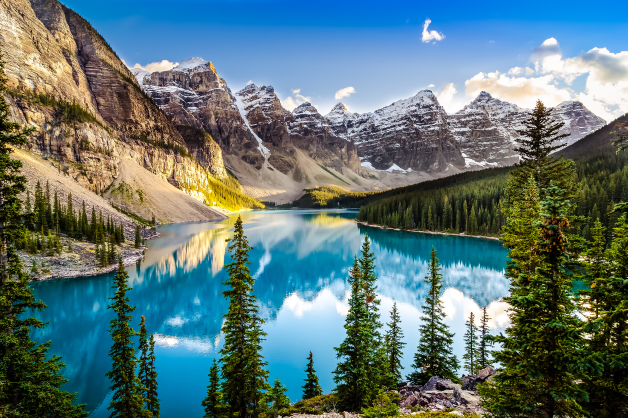
#> input picture Images/canada.jpg, 1255 x 835 px (shown at 1/2 size)
$ python add2pictures2one_test.py
#> lines starting #> are read from the running program, lines starting #| are printed output that depends on the picture
### add2pictures2one.py
import cv2
import numpy as np


# [6 lines left out: function __cutPicturesToSimilarSize, not called in this run]


def __getScaledHeightAndWidth(pic, factor):
    h, w = pic.shape[:2]
    h *= factor
    h = int(h)
    w *= factor
    w = int(w)
    return h, w


# [35 lines left out: function __makeSameSizeByScaling, not called in this run]


def __scaleFigures(pic1, pic2, factor=1):

    h, w = __getScaledHeightAndWidth(pic1, factor)
    pic1out = cv2.resize(
        pic1, (w, h), interpolation=cv2.INTER_CUBIC)

    h, w = __getScaledHeightAndWidth(pic2, factor)
    pic2out = cv2.resize(
        pic2, (w, h), interpolation=cv2.INTER_CUBIC)

    return pic1out, pic2out


def __shiftAndAdd(pic1, pic2):
    rows1, cols1, _ = pic1.shape
    rows2, cols2, _ = pic2.shape
    M = np.float32([[1, 0, cols1], [0, 1, 0]])
    pic_shifted = cv2.warpAffine(pic2, M, (cols1+cols2, max(rows1, rows2)))

    # add picture to larger picture
    pic_shifted[0:rows1, 0:cols1] = pic1
    return pic_shifted


def shiftAndAdd(pic1, pic2, factor=1, rescale=False):
    # https://docs.opencv.org/4.x/d0/d86/tutorial_py_image_arithmetics.html
    if rescale:
        return __shiftAndAdd(*__scaleFigures(
            *__makeSameSizeByScaling(pic1, pic2), factor))
    else:
        return __shiftAndAdd(*__scaleFigures(pic1, pic2, factor))

### add2pictures2one_test.py
import cv2
import numpy as np
from matplotlib import pyplot as plt
import add2pictures2one as ad

pic1 = cv2.imread("./Images/canada.jpg",
                  cv2.IMREAD_UNCHANGED)  # color
#> pic1 is the input picture: shape (835, 1255, 3); mean B, G, R 117.8, 117.8, 93.7
# pic1 = pic1[:, :, ::-1] ## only need when pyplot is used

pic2 = cv2.imread("./Images/colorful_umbrella.jpg",
                  cv2.IMREAD_UNCHANGED)  # color
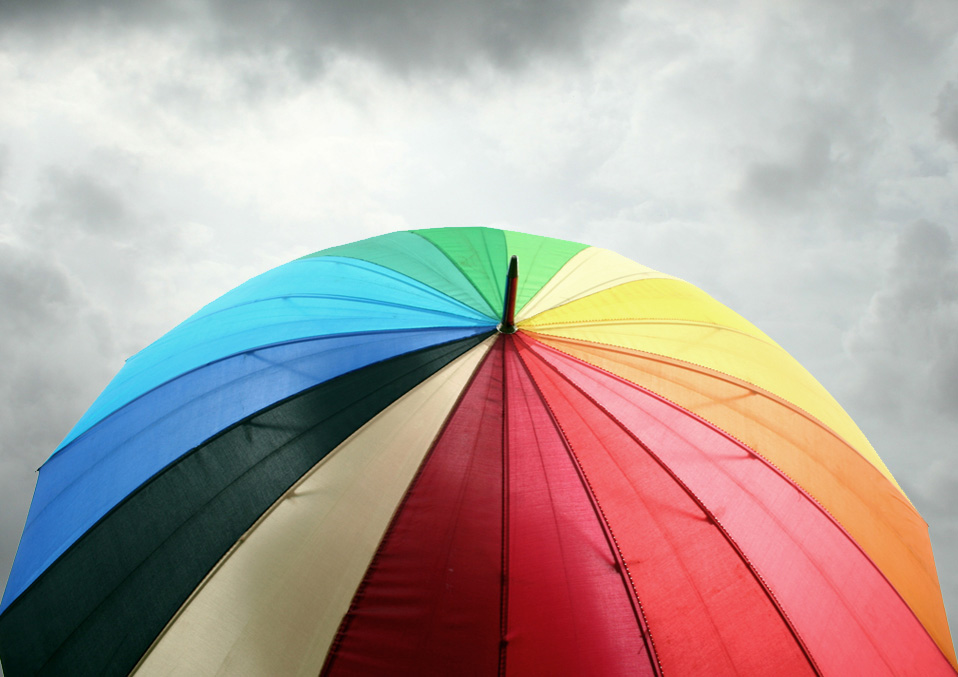
#> input picture Images/colorful_umbrella.jpg, 958 x 677 px
#> pic2 is the input picture: shape (677, 958, 3); mean B, G, R 157.1, 161.5, 176.4

cv2.imshow('pic1, pic2 and combined', ad.shiftAndAdd(pic1, pic2, 1))
#> in __scaleFigures, `h, w = __getScaledHeightAndWidth(pic1, factor)`: h = 835; w = 1255
#> in __scaleFigures, `h, w = __getScaledHeightAndWidth(pic2, factor)`: h = 677; w = 958
#> in __shiftAndAdd, `rows1, cols1, _ = pic1.shape`: rows1 = 835; cols1 = 1255
#> in __shiftAndAdd, `M = np.float32([[1, 0, cols1], [0, 1, 0]])`: M = [[1, 0, 1255], [0, 1, 0]]
#> in __shiftAndAdd, `pic_shifted = cv2.warpAffine(pic2, M, (cols1+cols2, max(rows1, rows2)))`:
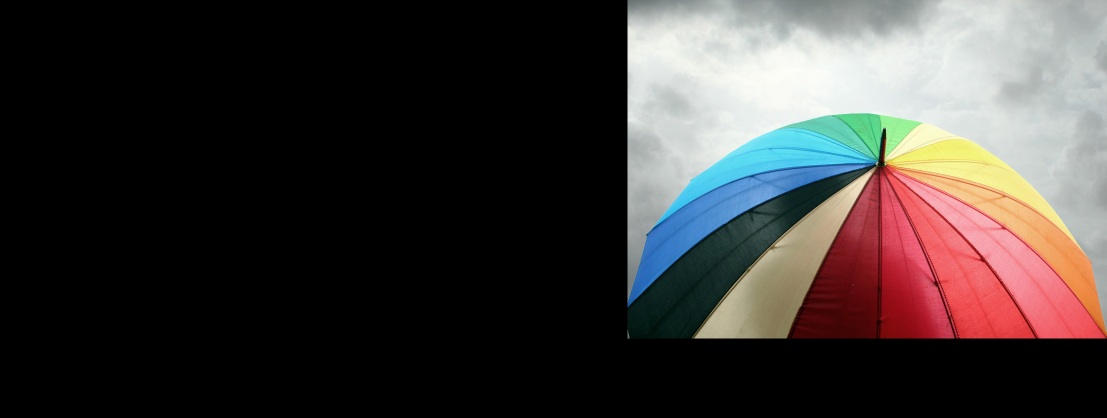
#> pic_shifted: shape (835, 2213, 3) (shown at 1/2 size); mean B, G, R 55.1, 56.7, 61.9
#> in __shiftAndAdd, `pic_shifted[0:rows1, 0:cols1] = pic1`:
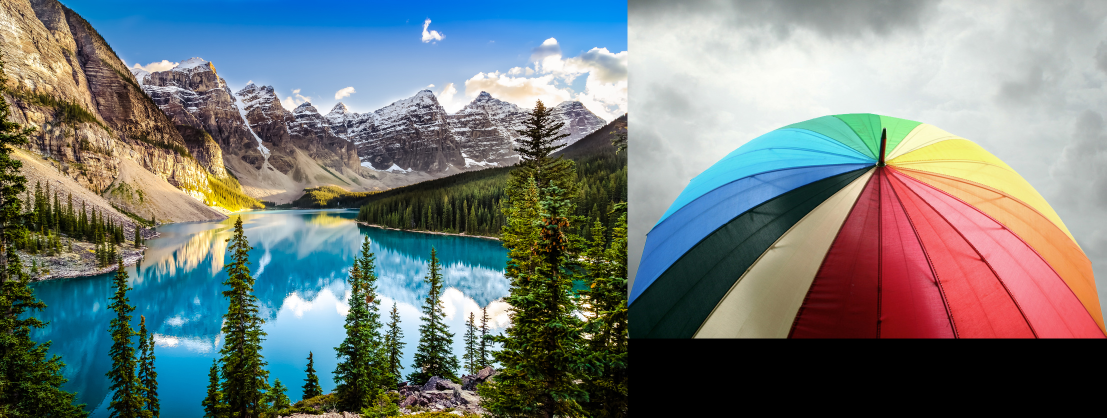
#> pic_shifted: shape (835, 2213, 3) (shown at 1/2 size); mean B, G, R 121.9, 123.5, 115.1
cv2.waitKey(0)
cv2.destroyAllWindows()
